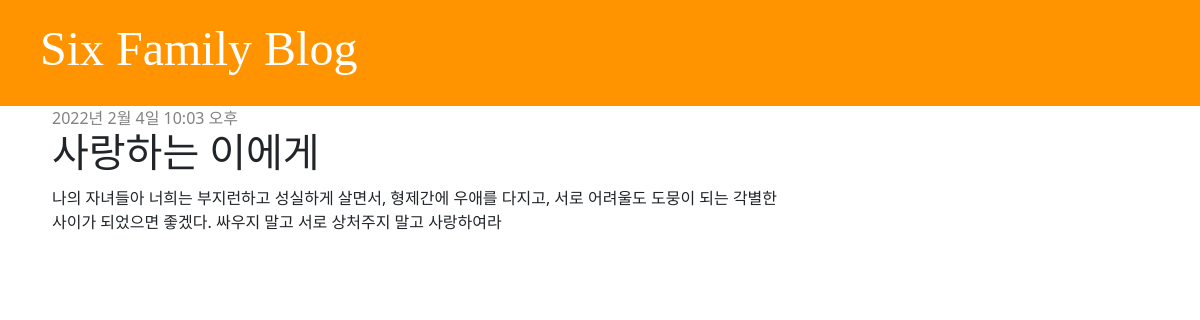
/post/5/, run on the app's committed database.
### blog/models.py (models this page shows, shortened)
class Post(models.Model):
    author = models.ForeignKey(settings.AUTH_USER_MODEL, on_delete=models.CASCADE)
    title = models.CharField(max_length=200)
    text = models.TextField()
    created_date = models.DateTimeField(
            default=timezone.now)
    published_date = models.DateTimeField(
            blank=True, null=True)

### blog/views.py (the view)
# urls.py: path('post/<int:pk>/', views.post_detail, name='post_detail'),
def post_detail(request, pk):
    post = get_object_or_404(Post, pk=pk)
    return render(request, 'blog/post_detail.html', {'post': post})

### blog/templates/blog/post_detail.html (shortened to what this page needs)
{% extends 'blog/base.html'%}
{% block content %}
    <div class="post">
        {% if post.published_date %}
            <div class="date">
                {{post.published_date}}
            </div>
        {% endif %}
        <h1>{{post.title}}</h1>
        <p>{{post.text|linebreaksbr}}</p>
    </div>
{% endblock %}

### blog/static/css/blog.css (style rules this page uses)
h1, h2, h3, h4 { font-family: 'Lobster', cursive; }
.date { color: #828282; }
.post { margin-bottom: 70px; }

### data on the page
Post: published_date "2022년 2월 4일 10:03 오후", title "사랑하는 이에게", text "나의 자녀들아 너희는 부지런하고 성실하게 살면서, 형제간에 우애를 다지고, 서로 어려울도 도뭉이 되는 각별한 사이가 되었으면 좋겠다. 싸우지 말고 서로 상처주지 말고 사랑하여라"
